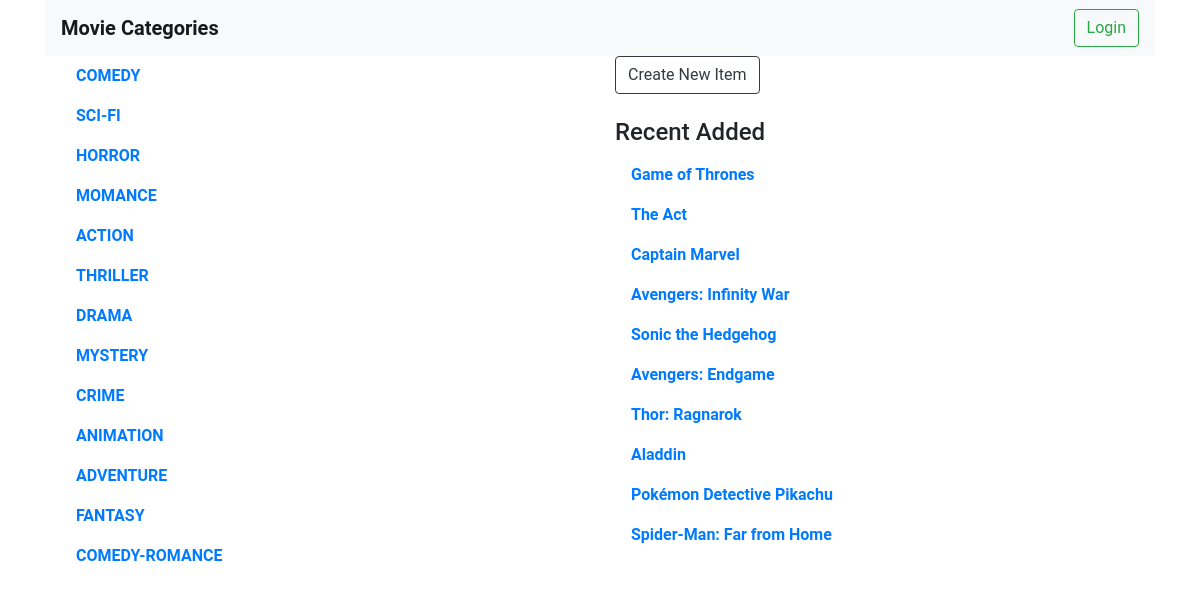
Page /category/ on the earlier database version.
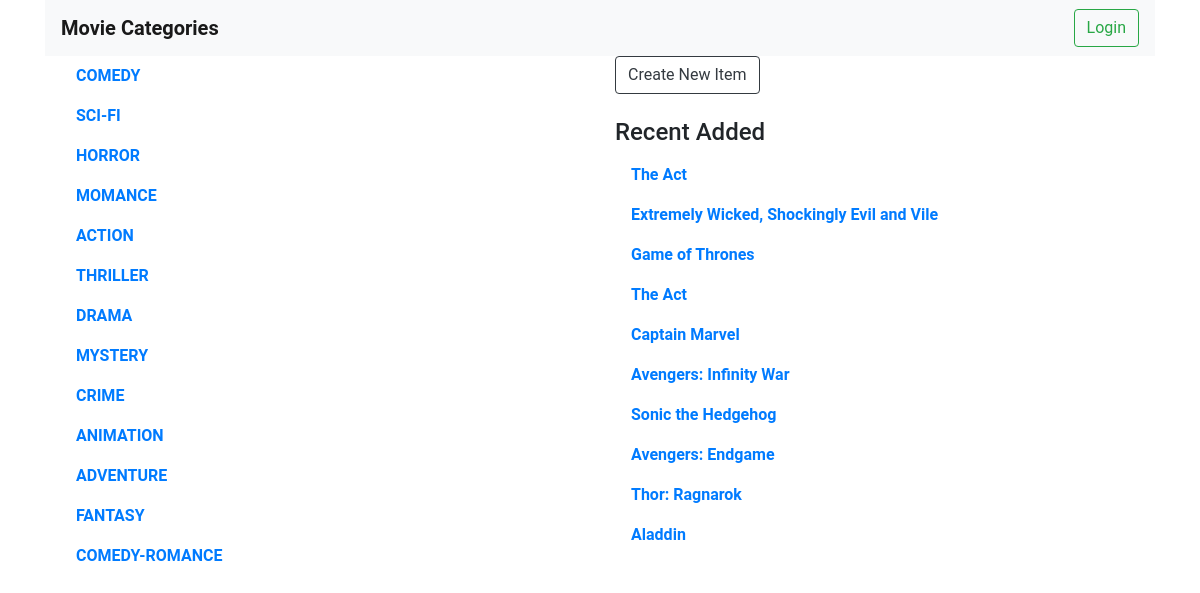
Same page on the later database version.
### database_setup.py (models this page shows, shortened)
class Category(Base):
    __tablename__ = 'category'
    id = Column(Integer, primary_key=True)
    name = Column(String(250), nullable=False)

class CategoryItem(Base):
    __tablename__ = 'category_item'
    name = Column(String(80), nullable=False)
    id = Column(Integer, primary_key=True)
    description = Column(String(1000))
    category_id = Column(Integer, ForeignKey('category.id'))
    category = relationship(Category)
    user_id = Column(Integer, ForeignKey('user.id'))
    user = relationship(User)

### app.py (the view)
@app.route('/')
@app.route('/category/')
def showCategories():
    users = session.query(User).all()
    for user in users:
        print(">>>")
        print(user.id, user.name, user.email)
    categories = session.query(Category).all()
    items = session.query(CategoryItem).order_by(CategoryItem.id.desc()).limit(10)
    return render_template('catalog.html', categories=categories, items=items)

### templates/catalog.html
{% extends "main.html" %}
{% block content %}
{% include "header.html" %}
<div class="container">
  <div class="row">
    <div class="col-sm-6">
      <ul class="nav nav-pills flex-column">
          {% for i in categories %}
          <li class="nav-item">
            <a class="nav-link" href="{{url_for('showCategoryItems', category_name=i.name.lower())}}">{{i.name}}</a>
          </li>
          {% endfor %}
       </ul>
    </div>
    <div class="col-sm-6">
        <a class="btn btn-outline-dark" href="{{url_for('newCategoryItem')}}">Create New Item</a> <br><br>
        <h4>Recent Added</h4>
        <lu class="nav nav-pills flex-column">
          {% for i in items %}
          <li class="nav-item">
            <a href = "{{url_for('showCategoryItem', category_name=i.category.name.lower(), item_id=i.id)}}" class="nav-link">{{i.name}}</a>
          </li>
          {% endfor %}
        </lu>
    </div>
  </div>
</div>
{% endblock %}

Differences in the rows shown:
no longer on this page (row unchanged): CategoryItem: name "Pokémon Detective Pikachu"
no longer on this page (row unchanged): CategoryItem: name "Spider-Man: Far from Home"
added CategoryItem: name "The Act"
added CategoryItem: name "Extremely Wicked, Shockingly Evil and Vile"
